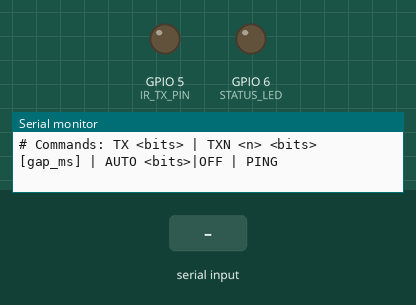
Simulated run of this sketch. Board: ESP32-S3. Shown: output pins drawn as LEDs (lit = HIGH), the last lines printed to the serial monitor. Dashed ring = blinking. The inputs (shaded band) are chosen by the test bench.

Above: at 1.5 s.
1.6 s: "AUTO 1\n" received over Serial
At 1.82 s:
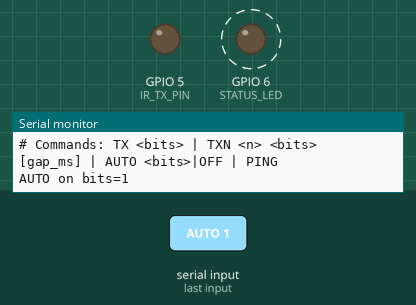
4.6 s: "PING 1\n" received over Serial
7.6 s: "PING\n" received over Serial
Timing chart, 0 to 16.6 s (numbered marks = the images above; inputs shaded):
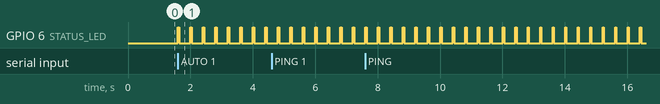

Measured:
- after the input at 1.6 s, GPIO 6 (STATUS_LED): alternates HIGH for 0.04 s and LOW for 0.36 s, starting at once

The sketch:

ir_emit.ino
```cpp
/*
 * BRX IR emit — ESP32-S3 + 940 nm IR LED (via NPN transistor).
 *
 * Phase B of docs/archive/hardware/ir-prototype-plan.md: replay a captured 25-bit BRX frame
 * and confirm a stock gun reacts (registers a $HIR). Once this works, the box
 * can emit any capture/respawn/perk tag — the Utility Box emit side.
 *
 * Carrier: LEDC PWM at 38 kHz, 50% duty, gated on/off for mark/space timing.
 * Timing constants below are the LaserTagMods defaults (1000/500 us) — TUNE them
 * to whatever ir_capture.ino actually recorded before expecting a gun to react.
 *
 * Wiring (ESP32-S3-DevKitC-1, N16R8):
 *   GPIO 5 ── 330 Ω ── NPN base (2N2222, ELEGOO kit)
 *   IR LED anode ── 3V3 (or +5V from the breadboard power module) ── ~100 Ω ── collector
 *   NPN emitter ── GND
 *   (drive via transistor for range; a bare GPIO→LED works at a few cm only)
 *
 * Serial (115200), line-based commands (the brx-mcp `ir_emit` tool speaks these):
 *   TX <bits>        emit one frame (bits like 1010...; up to ~40 chars)
 *   TXN <n> <bits> [gap_ms]   emit the frame n times (burst). No gap: today's spacing (the 40 ms LED hold plus
 *                    20 ms). With gap_ms (0-10000): no LED hold, gap_ms of silence after each word, so words start
 *                    (word + gap_ms) apart (F321's spacing ladder). The ack echoes gap= so the host can tell.
 *   PING             -> "PONG"
 *
 * NOTE: arduino-esp32 v3.x LEDC API (ledcAttach/ledcWrite by PIN). If you're on
 * v2.x, swap to ledcSetup()+ledcAttachPin()+ledcWrite(channel,...).
 */

#include <Arduino.h>

static const int  IR_TX_PIN     = 5;
static const int  STATUS_LED    = 6;     // visible LED — lights while a frame is emitted
static const int  CARRIER_HZ    = 38000;
static const int  CARRIER_RES   = 8;     // 8-bit duty
static const int  CARRIER_DUTY  = 128;   // ~50%
static const uint32_t LED_HOLD_MS = 40;  // keep the visible LED on this long (so it's obvious)

// --- STANDALONE AUTO-TX ------------------------------------------------------ //
// A deployed Utility Box (B4) emits with no PC attached, so auto-TX is real product
// behaviour, not a bench hack. It also unblocks a one-data-cable bench: flash this,
// then power the board from any charger / power bank and it keeps transmitting.
// Empty string = disabled (serial-driven only). Runtime: "AUTO <bits>" / "AUTO OFF".
static String  autoBits = "";            // e.g. "1010000000010111001100010" (rocket word)
static uint32_t AUTO_TX_INTERVAL_MS = 400;
static uint32_t lastAutoMs = 0;

// --- BRX timing — MEASURED on our own bench 2026-08-26 ----------------------- //
// Captured from Tactix-FE30 @ ~1 m with ir_capture.ino (see docs/experiment-log.md):
//   sync 1988-1991 us | one-mark 990-994 | zero-mark 489-512 | space 489-512
// These replace the LaserTagMods source defaults (2000/1000/500) — same to within
// a percent, but now measured rather than assumed.
static uint32_t MARK_ONE   = 992;   // logic 1 mark (us)  [measured 990-994]
static uint32_t MARK_ZERO  = 500;   // logic 0 mark (us)  [measured 489-512]
static uint32_t BIT_SPACE  = 500;   // inter-bit space (us) [measured 489-512]
static uint32_t START_MARK = 1990;  // ~2 ms sync mark — REQUIRED: a stock gun drops a
static uint32_t START_SPACE = 500;  // sync-less frame (decoders gate on pulseIn(LOW)>1500us).

inline void carrierOn()  { ledcWrite(IR_TX_PIN, CARRIER_DUTY); }
inline void carrierOff() { ledcWrite(IR_TX_PIN, 0); }

void mark(uint32_t us)  { carrierOn();  delayMicroseconds(us); carrierOff(); }
void space(uint32_t us) { delayMicroseconds(us); }

void sendFrame(const String& bits, bool hold = true) {
  digitalWrite(STATUS_LED, HIGH);  // visible "transmitting" indicator
  // NB: no frame-long noInterrupts() — the 38 kHz carrier is hardware (LEDC) and
  // delayMicroseconds() is a cycle-count busy-wait, so both work with interrupts
  // enabled; holding them off for a whole ~37 ms frame starves the other core /
  // risks the interrupt WDT on TXN bursts. VS1838B tolerates the small jitter.
  if (START_MARK) { mark(START_MARK); if (START_SPACE) space(START_SPACE); }
  for (size_t i = 0; i < bits.length(); i++) {
    mark(bits[i] == '1' ? MARK_ONE : MARK_ZERO);
    space(BIT_SPACE);
  }
  // no explicit end-of-frame marker: after the last bit the carrier stays off, so the
  // receiver's pulseIn(LOW) times out to 0 — satisfying a decoder's "<250us" end check.
  if (hold) delay(LED_HOLD_MS);    // hold the LED so a single frame is clearly visible (skipped for a TXN gap run)
  digitalWrite(STATUS_LED, LOW);
}

String buf;

void handleLine(String line) {
  line.trim();
  if (line == "PING") { Serial.println("PONG"); return; }
  if (line.startsWith("TX ")) {
    String bits = line.substring(3); bits.trim();
    sendFrame(bits);
    Serial.print("SENT bits="); Serial.println(bits.length());
    return;
  }
  if (line.startsWith("TXN ")) {
    int sp = line.indexOf(' ', 4);
    if (sp < 0) { Serial.println("ERR TXN"); return; }
    int n = line.substring(4, sp).toInt();
    String rest = line.substring(sp + 1); rest.trim();
    int sp2 = rest.indexOf(' ');
    String bits = sp2 < 0 ? rest : rest.substring(0, sp2);
    long gap = -1;                                  // -1 = no gap given: today's behaviour
    if (sp2 >= 0) {
      String g = rest.substring(sp2 + 1); g.trim();
      gap = g.toInt();
      if (!g.length() || gap < 0 || gap > 10000 || (gap == 0 && g != "0")) { Serial.println("ERR TXN gap 0-10000 ms"); return; }
    }
    for (int i = 0; i < n; i++) {
      if (gap < 0) { sendFrame(bits); delay(20); }
      else { sendFrame(bits, false); if (gap) delay(gap); }
    }
    Serial.print("SENT n="); Serial.print(n);
    Serial.print(" bits="); Serial.print(bits.length());
    if (gap >= 0) { Serial.print(" gap="); Serial.print(gap); }
    Serial.println();
    return;
  }
  if (line.startsWith("AUTO")) {
    String arg = line.substring(4); arg.trim();
    if (arg == "OFF" || arg.length() == 0) { autoBits = ""; Serial.println("AUTO off"); }
    else { autoBits = arg; Serial.print("AUTO on bits="); Serial.println(autoBits.length()); }
    return;
  }
  if (line.length()) Serial.println("ERR unknown");
}

void setup() {
  Serial.begin(115200);
  delay(300);
  pinMode(STATUS_LED, OUTPUT);
  digitalWrite(STATUS_LED, LOW);
  ledcAttach(IR_TX_PIN, CARRIER_HZ, CARRIER_RES);  // v3.x API
  carrierOff();
  Serial.println("# BRX IR emit ready (ESP32-S3, IR LED on GPIO5).");
  Serial.println("# Commands: TX <bits> | TXN <n> <bits> [gap_ms] | AUTO <bits>|OFF | PING");
  if (autoBits.length()) {
    Serial.print("# AUTO-TX armed, every "); Serial.print(AUTO_TX_INTERVAL_MS);
    Serial.print(" ms, bits="); Serial.println(autoBits.length());
  }
}

void loop() {
  // standalone: keep emitting with no host attached (see autoBits above)
  if (autoBits.length() && millis() - lastAutoMs >= AUTO_TX_INTERVAL_MS) {
    lastAutoMs = millis();
    sendFrame(autoBits);
  }
  while (Serial.available()) {
    char c = Serial.read();
    if (c == '\n' || c == '\r') { if (buf.length()) { handleLine(buf); buf = ""; } }
    else if (buf.length() < 128) buf += c;   // cap: never grow unbounded on a line with no newline
    else buf = "";
  }
}
```
